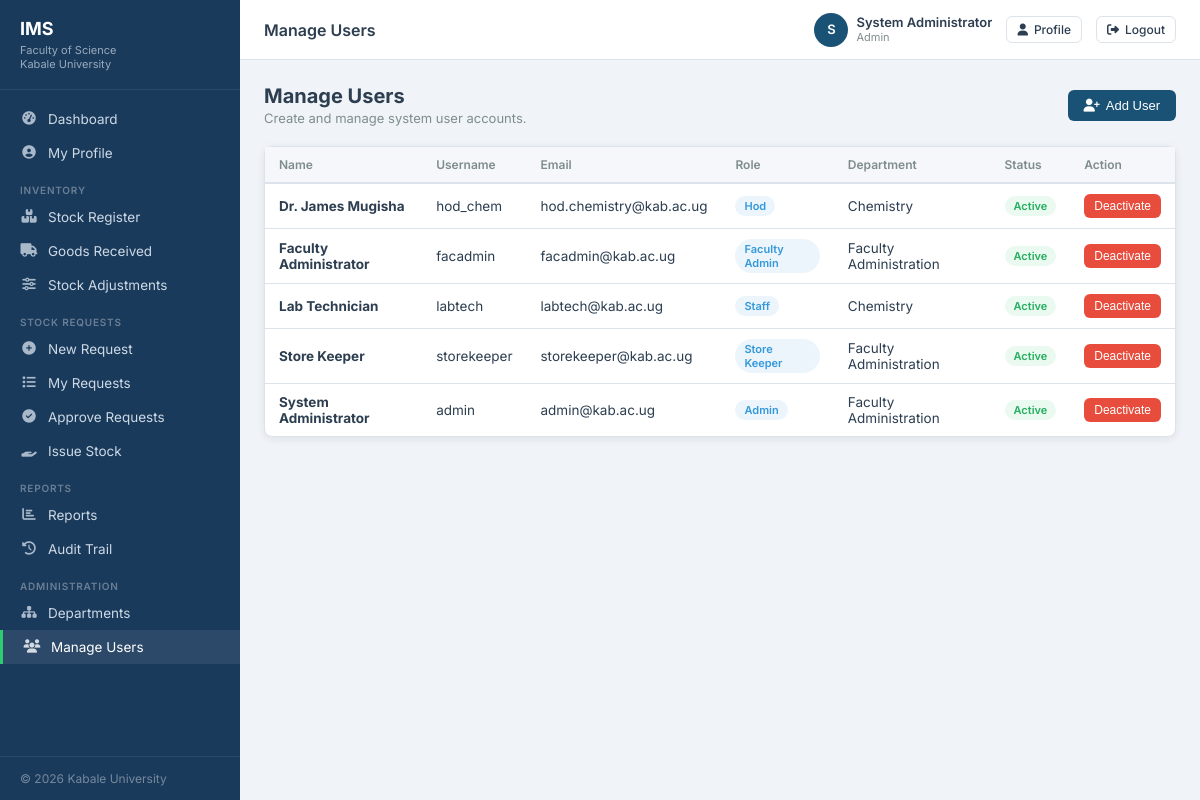
The page /modules/admin/users.php (signed in) on the database its author committed.
### tables this page shows
CREATE TABLE users (
    user_id     INT AUTO_INCREMENT PRIMARY KEY,
    full_name   VARCHAR(100) NOT NULL,
    email       VARCHAR(100) NOT NULL UNIQUE,
    username    VARCHAR(50)  NOT NULL UNIQUE,
    password    VARCHAR(255) NOT NULL,
    profile_picture VARCHAR(255) NULL,
    role        ENUM('admin','store_keeper','hod','staff','faculty_admin') NOT NULL,
    dept_id     INT,
    is_active   TINYINT(1) DEFAULT 1,
    created_at  TIMESTAMP DEFAULT CURRENT_TIMESTAMP,
    FOREIGN KEY (dept_id) REFERENCES departments(dept_id)
);

CREATE TABLE departments (
    dept_id     INT AUTO_INCREMENT PRIMARY KEY,
    dept_name   VARCHAR(100) NOT NULL,
    created_at  TIMESTAMP DEFAULT CURRENT_TIMESTAMP
);

### modules/admin/users.php (the view, shortened to what this page needs)
<?php
require_once BASE_URL . '/config/db.php';
require_once BASE_URL . '/includes/header.php';
$users = mysqli_query($conn,
    "SELECT u.*, d.dept_name FROM users u LEFT JOIN departments d ON u.dept_id=d.dept_id ORDER BY u.full_name"
);
?>
<div class="page-header">
  <div><h1>Manage Users</h1><p>Create and manage system user accounts.</p></div>
  <button class="btn btn-primary" onclick="document.getElementById('add-user-modal').style.display='flex'">
    <i class="fa fa-user-plus"></i> Add User
  </button>
</div>
<div class="card">
  <div class="table-wrap">
    <table>
      <thead><tr><th>Name</th><th>Username</th><th>Email</th><th>Role</th><th>Department</th><th>Status</th><th>Action</th></tr></thead>
      <tbody>
      <?php while ($u = mysqli_fetch_assoc($users)): ?>
      <tr>
        <td><strong><?= htmlspecialchars($u['full_name']) ?></strong></td>
        <td><?= htmlspecialchars($u['username']) ?></td>
        <td><?= htmlspecialchars($u['email']) ?></td>
        <td><span class="badge badge-issued" style="text-transform:capitalize"><?= str_replace('_',' ',$u['role']) ?></span></td>
        <td><?= htmlspecialchars($u['dept_name'] ?? '—') ?></td>
        <td><span class="badge <?= $u['is_active']?'badge-approved':'badge-rejected' ?>"><?= $u['is_active']?'Active':'Inactive' ?></span></td>
        <td>
          <?php if ($u['user_id'] !== (int)$current_user['user_id']): ?>
          <form method="POST" style="display:inline">
            <button class="btn btn-sm <?= $u['is_active']?'btn-danger':'btn-success' ?>">
              <?= $u['is_active']?'Deactivate':'Activate' ?>
            </button>
          </form>
          <?php else: ?>
          <span style="color:var(--text-muted);font-size:12px">You</span>
          <?php endif; ?>
        </td>
      </tr>
      <?php endwhile; ?>
      </tbody>
    </table>
  </div>
</div>
<?php require_once BASE_URL . '/includes/footer.php'; ?>

### assets/css/style.css (style rules this page uses)
:root { --primary: #1a5276; --primary-dark: #154360; --primary-light:#d6eaf8; --accent: #2ecc71; --accent-dark: #27ae60; --warning: #f39c12; --danger: #e74c3c; --danger-light: #fdecea; --success: #2ecc71; --success-light:#eafaf1; --info: #3498db; --info-light: #ebf5fb; --bg: #f0f4f8; --sidebar-bg: #1a3a5c; --sidebar-text: #cdd9e5; --sidebar-active:#2ecc71; --white: #ffffff; --text: #2c3e50; --text-muted: #7f8c8d; --border: #dde3ea; --card-shadow: 0 2px 8px rgba(0,0,0,.08); --radius: 8px; --sidebar-w: 240px; --header-h: 60px; }
*, *::before, *::after { box-sizing: border-box; margin: 0; padding: 0; }
body { font-family: 'Inter', sans-serif; font-size: 14px; color: var(--text); background: var(--bg); min-height: 100vh; }
.card { background: var(--white); border-radius: var(--radius); box-shadow: var(--card-shadow); border: 1px solid var(--border); margin-bottom: 20px; }
.table-wrap { overflow-x: auto; }
table { width: 100%; border-collapse: collapse; font-size: 13.5px; }
thead th { background: #f5f7fa; padding: 10px 14px; text-align: left; font-weight: 600; font-size: 12px; color: var(--text-muted); border-bottom: 2px solid var(--border); white-space: nowrap; }
tbody td { padding: 10px 14px; border-bottom: 1px solid var(--border); vertical-align: middle; }
tbody tr:last-child td { border-bottom: none; }
.badge { display: inline-flex; align-items: center; padding: 3px 9px; border-radius: 20px; font-size: 11px; font-weight: 600; text-transform: capitalize; }
.badge-approved { background: var(--success-light); color: var(--accent-dark); }
.badge-issued { background: var(--info-light); color: var(--info); }
.btn { display: inline-flex; align-items: center; gap: 6px; padding: 8px 16px; border-radius: 6px; font-size: 13px; font-weight: 500; cursor: pointer; border: none; transition: background .15s, opacity .15s; white-space: nowrap; }
.btn-primary { background: var(--primary); color: #fff; }
.btn-danger { background: var(--danger); color: #fff; }
.btn-sm { padding: 5px 10px; font-size: 12px; }
.page-header { display: flex; align-items: center; justify-content: space-between; margin-bottom: 20px; }
.page-header h1 { font-size: 20px; font-weight: 700; }
.page-header p { font-size: 13px; color: var(--text-muted); margin-top: 2px; }

### rows shown on the page
users: full_name "Dr. James Mugisha", username "hod_chem", email "hod.chemistry@kab.ac.ug", role "Hod", dept.dept_name "Chemistry", is_active "Active"
users: full_name "Faculty Administrator", username "facadmin", email "facadmin@kab.ac.ug", role "Faculty Admin", dept.dept_name "Faculty Administration", is_active "Active"
users: full_name "Lab Technician", username "labtech", email "labtech@kab.ac.ug", role "Staff", dept.dept_name "Chemistry", is_active "Active"
users: full_name "Store Keeper", username "storekeeper", email "storekeeper@kab.ac.ug", role "Store Keeper", dept.dept_name "Faculty Administration", is_active "Active"
users: full_name "System Administrator", username "admin", email "admin@kab.ac.ug", role "Admin", dept.dept_name "Faculty Administration", is_active "Active"

### other values the page prints
$label "Dashboard My Profile Stock Register Goods Received Stock Adjustments New Request My Requests Approve Requests Issue Stock Reports Audit Trail Departments Manage Users"
$page_title "Manage Users"
substr($current_user['full_name'], 0, 1) "S"
$current_user['full_name'] "System Administrator"
str_replace('_', ' ', $current_user['role']) "Admin"
